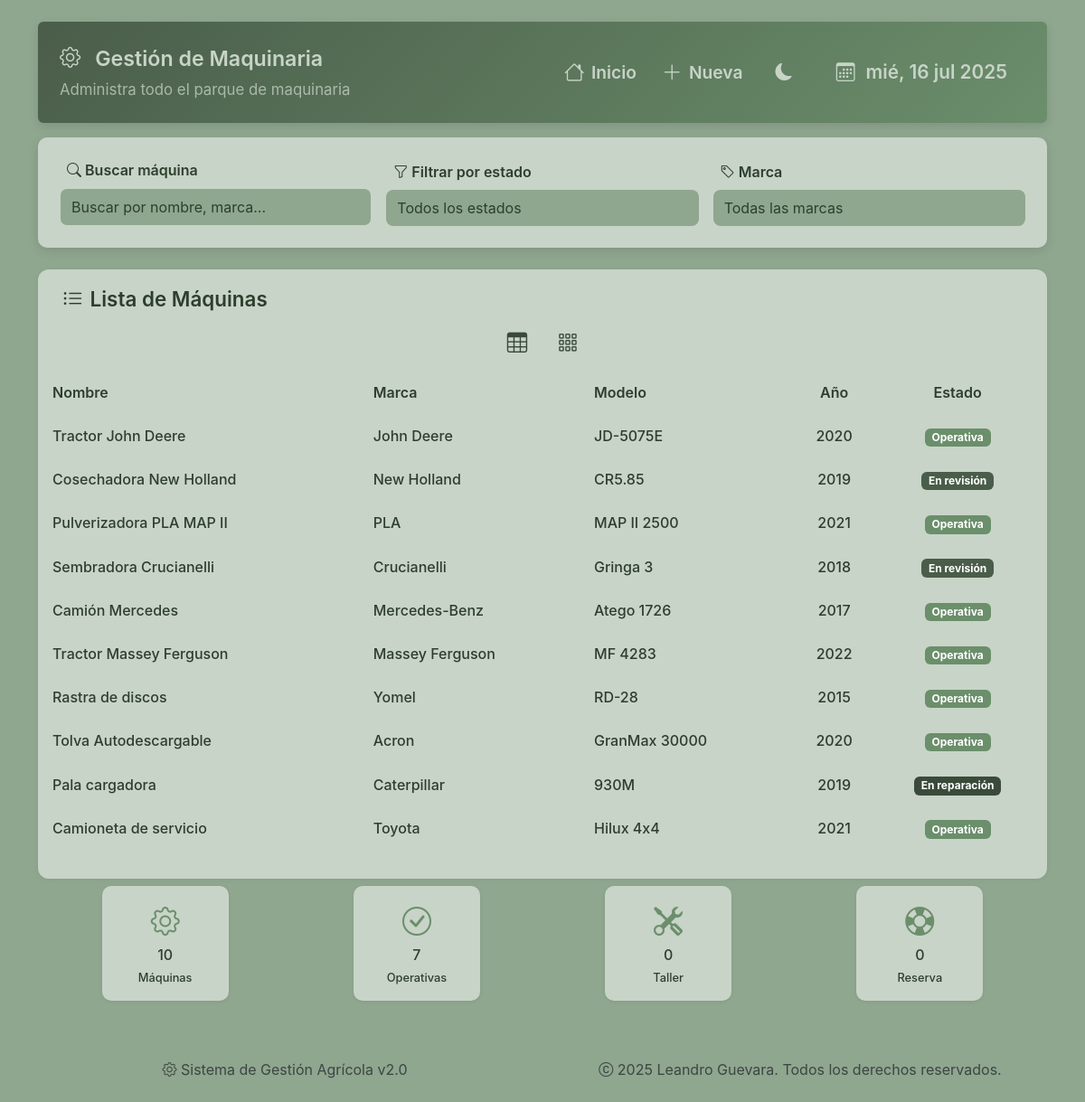
Page /maquina/ on the committed database.
### sistema_gestion_agricola/models/maquina.py (models this page shows)
class Maquina(db.Model):
    __tablename__ = 'maquinas'
    ID = db.Column(db.Integer, primary_key=True, autoincrement=True)
    Codigo = db.Column(db.String, unique=True, nullable=False)
    Nombre = db.Column(db.String, nullable=False)
    Marca = db.Column(db.String)
    Modelo = db.Column(db.String)
    Año = db.Column(db.Integer)
    Estado = db.Column(db.String)
    Observaciones = db.Column(db.String)
    Foto = db.Column(db.String)

### sistema_gestion_agricola/routes/maquinas.py (the view)
@maquinas_bp.route('/')
def listar_maquinas():
    conn = get_db_connection()
    maquinas = conn.execute('SELECT * FROM maquinas').fetchall()
    conn.close()
    return render_template('maquinas/listar.html', maquinas=maquinas)

### sistema_gestion_agricola/utils/db.py (called while the page is built)
def get_db_connection():
    conn = sqlite3.connect('sistema_gestion_agricola.db', timeout=10)
    conn.row_factory = sqlite3.Row
    return conn

### sistema_gestion_agricola/templates/maquinas/listar.html (shortened to what this page needs)
{% extends "base.html" %}
{% block content %}
<div class="page-wrapper">
    <div class="dashboard-header hidden-item p-4 mb-3 rounded">
        <div class="header-topbar">
            <div class="header-title">
                <h2 class="section-title"><i class="bi bi-gear"></i>Gestión de Maquinaria</h2>
                <p class="section-subtitle d-none d-md-block opacity-75">Administra todo el parque de maquinaria</p>
            </div>
            <div class="header-controls">
                <a href="{{ url_for('index') }}"
                    class="btn btn-outline-primary btn-sm ms-auto">
                    <i class="bi bi-house"></i>
                    <span class="d-none d-md-block d-md-inline">Inicio</span>
                </a>
                <a href="{{ url_for('maquinas.agregar_maquina') }}"
                    class="btn btn-outline-primary btn-sm">
                    <i class="bi bi-plus-lg"></i>
                    <span class="d-none d-md-block d-md-inline">Nueva</span>
                </a>
                <button class="theme-toggle" id="themeToggle">
                    <i class="bi bi-moon-fill" id="themeIcon"></i>
                </button>
                <div class="calendar-badge fs-6 d-none d-lg-block">
                    <i class="bi bi-calendar3"></i> <span id="current-date"></span>
                </div>
            </div>
        </div>
    </div>
    {% if maquinas %}
    <div class="card-section mb-4 hidden-item">
        <div class="row g-3 align-items-end">
            <div class="col-md-4">
                <label for="searchInput" class="form-label">
                    <i class="bi bi-search"></i> Buscar máquina
                </label>
                <input type="text" class="form-control" id="searchInput" placeholder="Buscar por nombre, marca...">
            </div>
            <div class="col-md-4">
                <label for="filterEstado" class="form-label">
                    <i class="bi bi-funnel"></i> Filtrar por estado
                </label>
                <select class="form-select" id="filterEstado">
                    <option value="">Todos los estados</option>
                </select>
            </div>
            <div class="col-md-4">
                <label for="filterMarca" class="form-label">
                    <i class="bi bi-tag"></i> Marca
                </label>
                <select class="form-select" id="filterMarca">
                    <option value="">Todas las marcas</option>
                </select>
            </div>
        </div>
    </div>
    {% endif %}
    <section class="page-section hidden-item">
        <h3 class="section-title">
            <i class="bi bi-list-ul"></i> Lista de Máquinas
        </h3>
        <div class="view-toggle hidden-item">
            <button class="btn btn-sm btn-outline-secondary" onclick="toggleView('table')" id="tableViewBtn">
                <i class="bi bi-table"></i>
            </button>
            <button class="btn btn-sm btn-outline-secondary" onclick="toggleView('cards')" id="cardsViewBtn">
                <i class="bi bi-grid-3x3-gap"></i>
            </button>
        </div>
        <div id="tableView" class="table-view hidden-item">
            <div class="table-responsive hidden-item">
                <table class="table table-hover hidden-item align-middle">
                    <thead>
                        <tr>
                            <th>Nombre</th>
                            <th class="d-none d-md-table-cell">Marca</th>
                            <th class="d-none d-md-table-cell">Modelo</th>
                            <th class="d-none d-lg-table-cell text-center">Año</th>
                            <th class="text-center">Estado</th>
                        </tr>
                    </thead>
                    <tbody id="maquinasTableBody">
                        {% for m in maquinas %}
                        <tr class="clickable-row maquina-row"
                            data-name="{{ m.Nombre|lower }}"
                            data-marca="{{ m.Marca|lower }}"
                            data-modelo="{{ m.Modelo|lower }}"
                            data-estado="{{ m.Estado }}"
                            data-machine-id="{{ m.ID }}">
                            <td>
                                <strong class="machine-name">{{ m.Nombre }}</strong>
                            </td>
                            <td class="d-none d-md-table-cell">{{ m.Marca }}</td>
                            <td class="d-none d-md-table-cell">{{ m.Modelo }}</td>
                            <td class="d-none d-lg-table-cell text-center">{{ m.Año }}</td>
                            <td class="text-center">
                                {% if m.Estado == 'Operativa' %}
                                    <span class="badge" style="background-color: var(--agri-green-primary);">Operativa</span>
                                {% elif m.Estado == 'En taller' %}
                                    <span class="badge" style="background-color: var(--agri-green-secondary);">En taller</span>
                                {% elif m.Estado == 'En revisión' %}
                                    <span class="badge" style="background-color: var(--agri-green-dark);">En revisión</span>
                                {% elif m.Estado == 'En reparación' %}
                                    <span class="badge" style="background-color: var(--agri-green-darker);">En reparación</span>
                                {% elif m.Estado == 'Fuera de servicio' %}
                                    <span class="badge" style="background-color: var(--agri-dark);">Fuera de servicio</span>
                                {% else %}
                                    <span class="badge text-dark" style="background-color: var(--agri-light);">{{ m.Estado }}</span>
                                {% endif %}
                            </td>
                        </tr>
                        {% endfor %}
                    </tbody>
                </table>
            </div>
        </div>
                {% for m in maquinas %}
                    {% set wrapper_class = "machine-card-wrapper" %}
                    {% set card_class = "machine-card maquina-card" %}
                    {% set id = m.ID %}
                    {% set image = url_for('static', filename='fotos/maquinas/' ~ m.Foto) if m.Foto else None %}
                    {% set placeholder_icon = "bi bi-tractor" %}
                    {% set badge_text, badge_class = (
                        ('Operativa', 'bg-success') if m.Estado == 'Operativa' else
                        ('En taller', 'bg-warning text-dark') if m.Estado == 'En taller' else
                        ('Fuera de servicio', 'bg-danger') if m.Estado == 'Fuera de servicio' else
                        (m.Estado, 'bg-secondary')
                    ) %}
                    {% set title = m.Nombre %}
                    {% set details = "<strong>Marca:</strong> " ~ m.Marca ~ "<br><strong>Modelo:</strong> " ~ m.Modelo ~ "<br><strong>Año:</strong> " ~ m.Año %}
                    {% set edit_url = url_for('maquinas.editar_maquina', id=m.ID) %}
                    {% set data_attrs = {
                        "name": m.Nombre|lower,
                        "marca": m.Marca|lower,
                        "modelo": m.Modelo|lower,
                        "estado": m.Estado
                    } %}
                {% endfor %}
    </section>
    {% if maquinas %}
    <div class="stats-grid hidden-item">
        <div class="stat-card compact hidden-item">
            <div class="stat-icon hidden-item" data-delay="100"><i class="bi bi-gear"></i></div>
            <div class="stat-content">
                <h3>{{ maquinas|length }}</h3>
                <p>Máquinas</p>
            </div>
        </div>
        <div class="stat-card compact hidden-item">
            <div class="stat-icon hidden-item" data-delay="100"><i class="bi bi-check-circle"></i></div>
            <div class="stat-content">
                <h3>{{ maquinas|selectattr('Estado', 'equalto', 'Operativa')|list|length }}</h3>
                <p>Operativas</p>
            </div>
        </div>
        <div class="stat-card compact hidden-item">
            <div class="stat-icon hidden-item" data-delay="100"><i class="bi bi-tools"></i></div>
            <div class="stat-content">
                <h3>{{ maquinas|selectattr('Estado', 'equalto', 'En taller')|list|length }}</h3>
                <p>Taller</p>
            </div>
        </div>
        <div class="stat-card compact hidden-item">
        <div class="stat-icon hidden-item" data-delay="100"><i class="bi bi-life-preserver"></i></div>
            <div class="stat-content">
                <h3>{{ maquinas|selectattr('Estado', 'equalto', 'Reserva')|list|length }}</h3>
                <p>Reserva</p>
            </div>
        </div>
    </div>
    {% endif %}
</div>
{% endblock %}

### sistema_gestion_agricola/static/css/base.css (style rules this page uses)
html, body, div, span, applet, object, iframe, h1, h2, h3, h4, h5, h6, p, blockquote, pre, a, abbr, acronym, address, big, cite, code, del, dfn, em, img, ins, kbd, q, s, samp, small, strike, strong, sub, sup, tt, var, b, u, i, center, dl, dt, dd, ol, ul, li, fieldset, form, label, legend, table, caption, tbody, tfoot, thead, tr, th, td, article, aside, canvas, details, embed, figure, figcaption, footer, header, hgroup, menu, nav, output, ruby, section, summary, time, mark, audio, video { margin: 0; padding: 0; border: 0; font-size: 100%; font: inherit; vertical-align: baseline; box-sizing: border-box; }
article, aside, details, figcaption, figure, footer, header, hgroup, menu, nav, section { display: block; }
body { line-height: 1.5; font-family: 'Inter', 'Segoe UI', Arial, sans-serif; background: var(--bg-color); color: var(--text-color); min-height: 100vh; -webkit-font-smoothing: antialiased; -moz-osx-font-smoothing: grayscale; transition: var(--transition); }
a { color: var(--agri-green, #388e3c); text-decoration: none; transition: color 0.2s; }
input, select, textarea, button { font-family: inherit; font-size: 1rem; border-radius: 6px; border: 1px solid var(--border-color, #e9ecef); padding: 0.5em 0.75em; outline: none; transition: border-color 0.2s, box-shadow 0.2s; }
button { cursor: pointer; border: none; background: none; }
.text-center { text-align: center !important; }
.h-100 { height: 100% !important; }
.d-flex { display: flex !important; }
.flex-column { flex-direction: column !important; }
*, *::before, *::after { box-sizing: border-box; }

### sistema_gestion_agricola/static/css/theme.css (style rules this page uses)
:root { --agri-green-primary: #6b8e6b; --agri-green-secondary: #8fa68f; --agri-green-tertiary: #a8bba8; --agri-green-dark: #4a5d4a; --agri-green-darker: #3a4a3a; --agri-green-light: #e8f0e8; --agri-green-muted: #c8d4c8; --card-bg: var(--agri-green-primary); --text-color: #2d3e2d; --radius: 8px; --transition: all 0.3s cubic-bezier(.4,2,.6,1); --hover-bg: var(--agri-green-tertiary); --btn-primary: var(--agri-green-primary); --btn-primary-hover: var(--agri-green-tertiary); --btn-secondary: var(--agri-green-primary); --btn-secondary-hover: var(--agri-green-dark); --btn-accent: var(--agri-green-primary); --btn-accent-hover: var(--agri-green-dark); --btn-neutral: var(--agri-green-muted); --btn-neutral-hover: var(--agri-green-secondary); --btn-disabled: var(--agri-green-darker); --btn-disabled-text: var(--agri-green-muted); }
[data-bs-theme="light"] { --bg-color: var(--agri-green-secondary); --text-color: #2d3e2d; --card-bg: var(--agri-light) !important; --header-bg: linear-gradient(135deg, var(--agri-green-dark), var(--agri-green-primary)); --hover-bg: var(--agri-green-tertiary); --hover-text: var(--agri-green-darker); --agri-light: var(--agri-green-muted); --agri-dark: var(--agri-green-darker); --btn-bg-primary: var(--agri-green-secondary); --btn-text-primary: var(--agri-green-dark); --btn-border-primary: var(--agri-green-dark); --btn-bg-secondary: var(--agri-light); --btn-text-secondary: var(--agri-dark); --btn-border-secondary: var(--agri-light); --btn-bg-tertiary: var(--agri-green-muted); --btn-text-tertiary: var(--agri-green-darker); --btn-border-tertiary: var(--agri-green-darker); }
body, .card-section, .dashboard-header, .btn, .badge { transition: var(--transition); }

### sistema_gestion_agricola/static/css/custom.css (style rules this page uses)
.stats-grid { display: grid; grid-template-columns: repeat(auto-fit, minmax(160px, 1fr)); gap: 1rem; padding: 0 0.6rem; margin-bottom: 1rem; }
@media (min-width: 1024px) { .stats-grid { grid-template-columns: repeat(4, 1fr); } }
.stat-card { background: var(--card-bg, #fff); border-radius: 10px; box-shadow: 0 1px 4px rgba(0,0,0,0.07); padding: 1rem; display: flex; flex-direction: column; justify-content: center; transition: all 0.4s ease; cursor: default; }
.stat-card.compact { aspect-ratio: 1 / 1; max-width: 140px; max-height: 140px; width: 100%; justify-self: center; justify-content: center; text-align: center; align-items: center; place-items: center; padding: 1rem; }
.stat-icon { width: 48px; height: 48px; border-radius: 50%; display: flex; align-items: center; justify-content: center; font-size: 2rem; color: var(--agri-green-primary, #2e7d32); }
.stat-content h3, .stat-content p { margin: 0; font-weight: 550; color: var(--text-color, #222); }
.stat-content p { margin-top: 0.25rem; font-size: 0.9rem; }

### rows in the picture
Maquina: Nombre "Tractor John Deere", Marca "John Deere", Modelo "JD-5075E", Año "2020", Estado "Operativa"
Maquina: Nombre "Cosechadora New Holland", Marca "New Holland", Modelo "CR5.85", Año "2019", Estado "En revisión"
Maquina: Nombre "Pulverizadora PLA MAP II", Marca "PLA", Modelo "MAP II 2500", Año "2021", Estado "Operativa"
Maquina: Nombre "Sembradora Crucianelli", Marca "Crucianelli", Modelo "Gringa 3", Año "2018", Estado "En revisión"
Maquina: Nombre "Camión Mercedes", Marca "Mercedes-Benz", Modelo "Atego 1726", Año "2017", Estado "Operativa"
Maquina: Nombre "Tractor Massey Ferguson", Marca "Massey Ferguson", Modelo "MF 4283", Año "2022", Estado "Operativa"
Maquina: Nombre "Rastra de discos", Marca "Yomel", Modelo "RD-28", Año "2015", Estado "Operativa"
Maquina: Nombre "Tolva Autodescargable", Marca "Acron", Modelo "GranMax 30000", Año "2020", Estado "Operativa"
Maquina: Nombre "Pala cargadora", Marca "Caterpillar", Modelo "930M", Año "2019", Estado "En reparación"
Maquina: Nombre "Camioneta de servicio", Marca "Toyota", Modelo "Hilux 4x4", Año "2021", Estado "Operativa"

### other values in the picture
{{ maquinas|length }} "10"
{{ maquinas|selectattr('Estado', 'equalto', 'Operativa')|list|length }} "7"
{{ maquinas|selectattr('Estado', 'equalto', 'En taller')|list|length }} "0"
{{ maquinas|selectattr('Estado', 'equalto', 'Reserva')|list|length }} "0"
